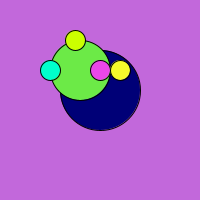
Frame 1 (no input)
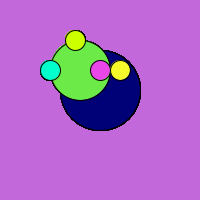
Frame 60 (the mouse pressed at the canvas centre just before this capture)
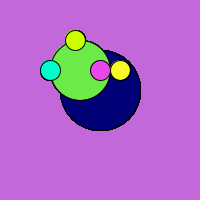
Frame 120 (the mouse held since frame 60 and released just before this capture)

The Processing sketch that drew these frames (run headless with seeded random() and noise(); from frame 60 on, the mouse is pressed at the canvas centre):

// Processing sketch: processing_45030
// ── processing_45030.pde

int y= 30;

int x=40;

 void setup() {
   
   
size (200,200) ;
background (194, 104, 219);
 }



 void draw() {
   

fill(#000077);
ellipse (100,90,80,80);

fill(#6CEA47);
ellipse(80,70,60,60);

fill(#EA47E8);
ellipse(100,70,20,20);

fill(#F6FA2B);
ellipse(120,70,20,20);

fill(#CCFF00);
ellipse(75,40,20,20);

fill(#00FFCC);
ellipse(50,70,20,20);
 }
